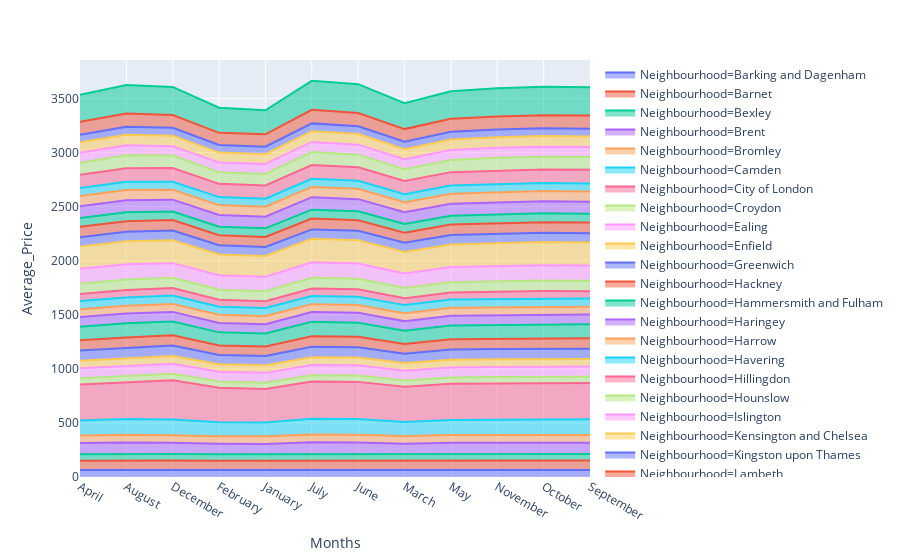

The notebook cell this image was saved under:
### Code cell
df = px.data.gapminder()
fig = px.area(df3_neigh_gr, x="Months", y="Average_Price", color="Neighbourhood",
   line_group="Neighbourhood")
fig.show()

### Figure 1 — Plotly figure (JSON) as saved in the notebook; plotly's stock layout.template omitted (floating-point values rounded to 4 significant figures)
{"data": [{"hoverlabel": {"namelength": 0}, "hovertemplate": "Neighbourhood=Barking and Dagenham<br>Months=%{x}<br>Average_Price=%{y}", "legendgroup": "Neighbourhood=Barking and Dagenham", "line": {"color": "#636efa"}, "mode": "lines", "name": "Neighbourhood=Barking and Dagenham", "orientation": "v", "showlegend": true, "stackgroup": "1", "type": "scatter", "x": ["April", "August", "December", "February", "January", "July", "June", "March", "May", "November", "October", "September"], "xaxis": "x", "y": [65.17, 65.99, 65.81, 64.73, 64.54, 66.03, 65.73, 64.81, 65.59, 65.11, 65.24, 65.64], "yaxis": "y"}, {"hoverlabel": {"namelength": 0}, "hovertemplate": "Neighbourhood=Barnet<br>Months=%{x}<br>Average_Price=%{y}", "legendgroup": "Neighbourhood=Barnet", "line": {"color": "#EF553B"}, "mode": "lines", "name": "Neighbourhood=Barnet", "orientation": "v", "showlegend": true, "stackgroup": "1", "type": "scatter", "x": ["April", "August", "December", "February", "January", "July", "June", "March", "May", "November", "October", "September"], "xaxis": "x", "y": [85.82, 87.27, 86.8, 84.94, 84.95, 87.6, 87.13, 84.93, 86.15, 85.93, 85.97, 86.24], "yaxis": "y"}, {"hoverlabel": {"namelength": 0}, "hovertemplate": "Neighbourhood=Bexley<br>Months=%{x}<br>Average_Price=%{y}", "legendgroup": "Neighbourhood=Bexley", "line": {"color": "#00cc96"}, "mode": "lines", "name": "Neighbourhood=Bexley", "orientation": "v", "showlegend": true, "stackgroup": "1", "type": "scatter", "x": ["April", "August", "December", "February", "January", "July", "June", "March", "May", "November", "October", "September"], "xaxis": "x", "y": [60.01, 60.23, 60.85, 59.81, 60.01, 60.27, 60.33, 59.82, 60.3, 60.32, 60.28, 60.24], "yaxis": "y"}, {"hoverlabel": {"namelength": 0}, "hovertemplate": "Neighbourhood=Brent<br>Months=%{x}<br>Average_Price=%{y}", "legendgroup": "Neighbourhood=Brent", "line": {"color": "#ab63fa"}, "mode": "lines", "name": "Neighbourhood=Brent", "orientation": "v", "showlegend": true, "stackgroup": "1", "type": "scatter", "x": ["April", "August", "December", "February", "January", "July", "June", "March", "May", "November", "October", "September"], "xaxis": "x", "y": [103.1, 106.4, 102.4, 97.04, 96.67, 107.3, 106.4, 97.92, 104.8, 103.8, 105.1, 105.5], "yaxis": "y"}, {"hoverlabel": {"namelength": 0}, "hovertemplate": "Neighbourhood=Bromley<br>Months=%{x}<br>Average_Price=%{y}", "legendgroup": "Neighbourhood=Bromley", "line": {"color": "#FFA15A"}, "mode": "lines", "name": "Neighbourhood=Bromley", "orientation": "v", "showlegend": true, "stackgroup": "1", "type": "scatter", "x": ["April", "August", "December", "February", "January", "July", "June", "March", "May", "November", "October", "September"], "xaxis": "x", "y": [70.69, 71.22, 69.94, 70.55, 70.96, 71.36, 71.07, 70.48, 71.05, 71.04, 71.22, 71.31], "yaxis": "y"}, {"hoverlabel": {"namelength": 0}, "hovertemplate": "Neighbourhood=Camden<br>Months=%{x}<br>Average_Price=%{y}", "legendgroup": "Neighbourhood=Camden", "line": {"color": "#19d3f3"}, "mode": "lines", "name": "Neighbourhood=Camden", "orientation": "v", "showlegend": true, "stackgroup": "1", "type": "scatter", "x": ["April", "August", "December", "February", "January", "July", "June", "March", "May", "November", "October", "September"], "xaxis": "x", "y": [138.0, 144.5, 145.0, 128.6, 126.2, 147.0, 145.6, 130.8, 140.2, 143.3, 145.0, 144.1], "yaxis": "y"}, {"hoverlabel": {"namelength": 0}, "hovertemplate": "Neighbourhood=City of London<br>Months=%{x}<br>Average_Price=%{y}", "legendgroup": "Neighbourhood=City of London", "line": {"color": "#FF6692"}, "mode": "lines", "name": "Neighbourhood=City of London", "orientation": "v", "showlegend": true, "stackgroup": "1", "type": "scatter", "x": ["April", "August", "December", "February", "January", "July", "June", "March", "May", "November", "October", "September"], "xaxis": "x", "y": [331.4, 339.1, 364.2, 318.8, 311.1, 343.1, 343.2, 325.1, 333.0, 335.8, 337.0, 335.3], "yaxis": "y"}, {"hoverlabel": {"namelength": 0}, "hovertemplate": "Neighbourhood=Croydon<br>Months=%{x}<br>Average_Price=%{y}", "legendgroup": "Neighbourhood=Croydon", "line": {"color": "#B6E880"}, "mode": "lines", "name": "Neighbourhood=Croydon", "orientation": "v", "showlegend": true, "stackgroup": "1", "type": "scatter", "x": ["April", "August", "December", "February", "January", "July", "June", "March", "May", "November", "October", "September"], "xaxis": "x", "y": [58.11, 58.69, 58.73, 57.88, 57.79, 58.73, 58.56, 57.78, 58.43, 58.47, 58.6, 58.58], "yaxis": "y"}, {"hoverlabel": {"namelength": 0}, "hovertemplate": "Neighbourhood=Ealing<br>Months=%{x}<br>Average_Price=%{y}", "legendgroup": "Neighbourhood=Ealing", "line": {"color": "#FF97FF"}, "mode": "lines", "name": "Neighbourhood=Ealing", "orientation": "v", "showlegend": true, "stackgroup": "1", "type": "scatter", "x": ["April", "August", "December", "February", "January", "July", "June", "March", "May", "November", "October", "September"], "xaxis": "x", "y": [92.47, 93.89, 92.76, 90.88, 90.52, 94.6, 94.22, 91.59, 93.03, 93.27, 93.9, 93.91], "yaxis": "y"}, {"hoverlabel": {"namelength": 0}, "hovertemplate": "Neighbourhood=Enfield<br>Months=%{x}<br>Average_Price=%{y}", "legendgroup": "Neighbourhood=Enfield", "line": {"color": "#FECB52"}, "mode": "lines", "name": "Neighbourhood=Enfield", "orientation": "v", "showlegend": true, "stackgroup": "1", "type": "scatter", "x": ["April", "August", "December", "February", "January", "July", "June", "March", "May", "November", "October", "September"], "xaxis": "x", "y": [70.62, 71.75, 72.98, 69.65, 69.89, 71.9, 71.77, 69.67, 71.64, 71.12, 71.03, 71.0], "yaxis": "y"}, {"hoverlabel": {"namelength": 0}, "hovertemplate": "Neighbourhood=Greenwich<br>Months=%{x}<br>Average_Price=%{y}", "legendgroup": "Neighbourhood=Greenwich", "line": {"color": "#636efa"}, "mode": "lines", "name": "Neighbourhood=Greenwich", "orientation": "v", "showlegend": true, "stackgroup": "1", "type": "scatter", "x": ["April", "August", "December", "February", "January", "July", "June", "March", "May", "November", "October", "September"], "xaxis": "x", "y": [94.34, 95.43, 95.97, 84.39, 85.11, 96.36, 95.87, 85.49, 94.83, 94.78, 95.04, 95.02], "yaxis": "y"}, {"hoverlabel": {"namelength": 0}, "hovertemplate": "Neighbourhood=Hackney<br>Months=%{x}<br>Average_Price=%{y}", "legendgroup": "Neighbourhood=Hackney", "line": {"color": "#EF553B"}, "mode": "lines", "name": "Neighbourhood=Hackney", "orientation": "v", "showlegend": true, "stackgroup": "1", "type": "scatter", "x": ["April", "August", "December", "February", "January", "July", "June", "March", "May", "November", "October", "September"], "xaxis": "x", "y": [93.72, 95.96, 93.98, 89.12, 88.53, 97.7, 96.62, 90.34, 94.93, 95.18, 95.85, 95.69], "yaxis": "y"}, {"hoverlabel": {"namelength": 0}, "hovertemplate": "Neighbourhood=Hammersmith and Fulham<br>Months=%{x}<br>Average_Price=%{y}", "legendgroup": "Neighbourhood=Hammersmith and Fulham", "line": {"color": "#00cc96"}, "mode": "lines", "name": "Neighbourhood=Hammersmith and Fulham", "orientation": "v", "showlegend": true, "stackgroup": "1", "type": "scatter", "x": ["April", "August", "December", "February", "January", "July", "June", "March", "May", "November", "October", "September"], "xaxis": "x", "y": [126.4, 130.0, 127.4, 120.9, 120.0, 132.3, 130.4, 123.3, 127.2, 127.3, 128.6, 128.8], "yaxis": "y"}, {"hoverlabel": {"namelength": 0}, "hovertemplate": "Neighbourhood=Haringey<br>Months=%{x}<br>Average_Price=%{y}", "legendgroup": "Neighbourhood=Haringey", "line": {"color": "#ab63fa"}, "mode": "lines", "name": "Neighbourhood=Haringey", "orientation": "v", "showlegend": true, "stackgroup": "1", "type": "scatter", "x": ["April", "August", "December", "February", "January", "July", "June", "March", "May", "November", "October", "September"], "xaxis": "x", "y": [88.78, 90.61, 89.8, 87.29, 87.07, 91.16, 90.64, 87.51, 89.97, 90.5, 90.45, 90.26], "yaxis": "y"}, {"hoverlabel": {"namelength": 0}, "hovertemplate": "Neighbourhood=Harrow<br>Months=%{x}<br>Average_Price=%{y}", "legendgroup": "Neighbourhood=Harrow", "line": {"color": "#FFA15A"}, "mode": "lines", "name": "Neighbourhood=Harrow", "orientation": "v", "showlegend": true, "stackgroup": "1", "type": "scatter", "x": ["April", "August", "December", "February", "January", "July", "June", "March", "May", "November", "October", "September"], "xaxis": "x", "y": [73.37, 72.54, 73.79, 75.7, 75.36, 72.66, 72.85, 74.08, 72.62, 72.63, 72.58, 72.52], "yaxis": "y"}, {"hoverlabel": {"namelength": 0}, "hovertemplate": "Neighbourhood=Havering<br>Months=%{x}<br>Average_Price=%{y}", "legendgroup": "Neighbourhood=Havering", "line": {"color": "#19d3f3"}, "mode": "lines", "name": "Neighbourhood=Havering", "orientation": "v", "showlegend": true, "stackgroup": "1", "type": "scatter", "x": ["April", "August", "December", "February", "January", "July", "June", "March", "May", "November", "October", "September"], "xaxis": "x", "y": [76.17, 75.85, 78.15, 74.49, 74.22, 75.93, 75.99, 75.55, 76.93, 75.92, 76.0, 75.82], "yaxis": "y"}, {"hoverlabel": {"namelength": 0}, "hovertemplate": "Neighbourhood=Hillingdon<br>Months=%{x}<br>Average_Price=%{y}", "legendgroup": "Neighbourhood=Hillingdon", "line": {"color": "#FF6692"}, "mode": "lines", "name": "Neighbourhood=Hillingdon", "orientation": "v", "showlegend": true, "stackgroup": "1", "type": "scatter", "x": ["April", "August", "December", "February", "January", "July", "June", "March", "May", "November", "October", "September"], "xaxis": "x", "y": [64.1, 68.87, 69.34, 63.41, 62.92, 68.96, 68.97, 63.58, 64.59, 68.3, 68.37, 68.29], "yaxis": "y"}, {"hoverlabel": {"namelength": 0}, "hovertemplate": "Neighbourhood=Hounslow<br>Months=%{x}<br>Average_Price=%{y}", "legendgroup": "Neighbourhood=Hounslow", "line": {"color": "#B6E880"}, "mode": "lines", "name": "Neighbourhood=Hounslow", "orientation": "v", "showlegend": true, "stackgroup": "1", "type": "scatter", "x": ["April", "August", "December", "February", "January", "July", "June", "March", "May", "November", "October", "September"], "xaxis": "x", "y": [95.28, 97.57, 95.1, 92.66, 92.64, 98.28, 97.16, 93.98, 96.03, 96.2, 96.6, 97.08], "yaxis": "y"}, {"hoverlabel": {"namelength": 0}, "hovertemplate": "Neighbourhood=Islington<br>Months=%{x}<br>Average_Price=%{y}", "legendgroup": "Neighbourhood=Islington", "line": {"color": "#FF97FF"}, "mode": "lines", "name": "Neighbourhood=Islington", "orientation": "v", "showlegend": true, "stackgroup": "1", "type": "scatter", "x": ["April", "August", "December", "February", "January", "July", "June", "March", "May", "November", "October", "September"], "xaxis": "x", "y": [139.0, 140.8, 134.3, 133.8, 133.0, 143.5, 142.1, 135.6, 139.9, 140.0, 141.0, 140.6], "yaxis": "y"}, {"hoverlabel": {"namelength": 0}, "hovertemplate": "Neighbourhood=Kensington and Chelsea<br>Months=%{x}<br>Average_Price=%{y}", "legendgroup": "Neighbourhood=Kensington and Chelsea", "line": {"color": "#FECB52"}, "mode": "lines", "name": "Neighbourhood=Kensington and Chelsea", "orientation": "v", "showlegend": true, "stackgroup": "1", "type": "scatter", "x": ["April", "August", "December", "February", "January", "July", "June", "March", "May", "November", "October", "September"], "xaxis": "x", "y": [205.3, 213.6, 211.7, 192.5, 191.3, 217.8, 214.8, 197.9, 209.3, 213.6, 214.1, 211.6], "yaxis": "y"}, {"hoverlabel": {"namelength": 0}, "hovertemplate": "Neighbourhood=Kingston upon Thames<br>Months=%{x}<br>Average_Price=%{y}", "legendgroup": "Neighbourhood=Kingston upon Thames", "line": {"color": "#636efa"}, "mode": "lines", "name": "Neighbourhood=Kingston upon Thames", "orientation": "v", "showlegend": true, "stackgroup": "1", "type": "scatter", "x": ["April", "August", "December", "February", "January", "July", "June", "March", "May", "November", "October", "September"], "xaxis": "x", "y": [85.25, 86.28, 90.46, 84.86, 84.51, 86.56, 86.37, 84.95, 85.96, 86.2, 86.26, 86.23], "yaxis": "y"}, {"hoverlabel": {"namelength": 0}, "hovertemplate": "Neighbourhood=Lambeth<br>Months=%{x}<br>Average_Price=%{y}", "legendgroup": "Neighbourhood=Lambeth", "line": {"color": "#EF553B"}, "mode": "lines", "name": "Neighbourhood=Lambeth", "orientation": "v", "showlegend": true, "stackgroup": "1", "type": "scatter", "x": ["April", "August", "December", "February", "January", "July", "June", "March", "May", "November", "October", "September"], "xaxis": "x", "y": [96.0, 98.65, 96.4, 92.76, 92.12, 100.2, 98.91, 94.09, 96.96, 97.23, 98.06, 98.06], "yaxis": "y"}, {"hoverlabel": {"namelength": 0}, "hovertemplate": "Neighbourhood=Lewisham<br>Months=%{x}<br>Average_Price=%{y}", "legendgroup": "Neighbourhood=Lewisham", "line": {"color": "#00cc96"}, "mode": "lines", "name": "Neighbourhood=Lewisham", "orientation": "v", "showlegend": true, "stackgroup": "1", "type": "scatter", "x": ["April", "August", "December", "February", "January", "July", "June", "March", "May", "November", "October", "September"], "xaxis": "x", "y": [80.64, 82.02, 79.21, 79.5, 79.5, 82.28, 81.91, 80.0, 81.25, 81.59, 81.75, 81.8], "yaxis": "y"}, {"hoverlabel": {"namelength": 0}, "hovertemplate": "Neighbourhood=Merton<br>Months=%{x}<br>Average_Price=%{y}", "legendgroup": "Neighbourhood=Merton", "line": {"color": "#ab63fa"}, "mode": "lines", "name": "Neighbourhood=Merton", "orientation": "v", "showlegend": true, "stackgroup": "1", "type": "scatter", "x": ["April", "August", "December", "February", "January", "July", "June", "March", "May", "November", "October", "September"], "xaxis": "x", "y": [109.8, 112.4, 109.2, 107.9, 108.1, 115.3, 112.5, 108.5, 110.7, 110.4, 110.9, 111.5], "yaxis": "y"}, {"hoverlabel": {"namelength": 0}, "hovertemplate": "Neighbourhood=Newham<br>Months=%{x}<br>Average_Price=%{y}", "legendgroup": "Neighbourhood=Newham", "line": {"color": "#FFA15A"}, "mode": "lines", "name": "Neighbourhood=Newham", "orientation": "v", "showlegend": true, "stackgroup": "1", "type": "scatter", "x": ["April", "August", "December", "February", "January", "July", "June", "March", "May", "November", "October", "September"], "xaxis": "x", "y": [93.5, 94.82, 90.85, 91.72, 92.11, 95.24, 95.2, 92.63, 94.31, 94.81, 94.93, 94.68], "yaxis": "y"}, {"hoverlabel": {"namelength": 0}, "hovertemplate": "Neighbourhood=Redbridge<br>Months=%{x}<br>Average_Price=%{y}", "legendgroup": "Neighbourhood=Redbridge", "line": {"color": "#19d3f3"}, "mode": "lines", "name": "Neighbourhood=Redbridge", "orientation": "v", "showlegend": true, "stackgroup": "1", "type": "scatter", "x": ["April", "August", "December", "February", "January", "July", "June", "March", "May", "November", "October", "September"], "xaxis": "x", "y": [73.98, 74.48, 73.94, 73.79, 73.88, 74.59, 74.47, 73.84, 74.29, 74.87, 74.54, 74.45], "yaxis": "y"}, {"hoverlabel": {"namelength": 0}, "hovertemplate": "Neighbourhood=Richmond upon Thames<br>Months=%{x}<br>Average_Price=%{y}", "legendgroup": "Neighbourhood=Richmond upon Thames", "line": {"color": "#FF6692"}, "mode": "lines", "name": "Neighbourhood=Richmond upon Thames", "orientation": "v", "showlegend": true, "stackgroup": "1", "type": "scatter", "x": ["April", "August", "December", "February", "January", "July", "June", "March", "May", "November", "October", "September"], "xaxis": "x", "y": [124.0, 125.9, 127.2, 122.6, 122.8, 126.8, 125.3, 123.0, 124.6, 125.5, 125.1, 125.2], "yaxis": "y"}, {"hoverlabel": {"namelength": 0}, "hovertemplate": "Neighbourhood=Southwark<br>Months=%{x}<br>Average_Price=%{y}", "legendgroup": "Neighbourhood=Southwark", "line": {"color": "#B6E880"}, "mode": "lines", "name": "Neighbourhood=Southwark", "orientation": "v", "showlegend": true, "stackgroup": "1", "type": "scatter", "x": ["April", "August", "December", "February", "January", "July", "June", "March", "May", "November", "October", "September"], "xaxis": "x", "y": [111.5, 119.5, 116.2, 106.5, 106.0, 121.7, 116.2, 108.8, 112.9, 117.6, 118.2, 118.6], "yaxis": "y"}, {"hoverlabel": {"namelength": 0}, "hovertemplate": "Neighbourhood=Sutton<br>Months=%{x}<br>Average_Price=%{y}", "legendgroup": "Neighbourhood=Sutton", "line": {"color": "#FF97FF"}, "mode": "lines", "name": "Neighbourhood=Sutton", "orientation": "v", "showlegend": true, "stackgroup": "1", "type": "scatter", "x": ["April", "August", "December", "February", "January", "July", "June", "March", "May", "November", "October", "September"], "xaxis": "x", "y": [92.05, 92.41, 86.51, 91.95, 92.34, 92.44, 92.38, 91.9, 92.36, 92.55, 92.46, 92.41], "yaxis": "y"}, {"hoverlabel": {"namelength": 0}, "hovertemplate": "Neighbourhood=Tower Hamlets<br>Months=%{x}<br>Average_Price=%{y}", "legendgroup": "Neighbourhood=Tower Hamlets", "line": {"color": "#FECB52"}, "mode": "lines", "name": "Neighbourhood=Tower Hamlets", "orientation": "v", "showlegend": true, "stackgroup": "1", "type": "scatter", "x": ["April", "August", "December", "February", "January", "July", "June", "March", "May", "November", "October", "September"], "xaxis": "x", "y": [95.49, 98.27, 96.66, 90.75, 90.09, 99.46, 98.56, 91.54, 96.82, 98.09, 98.38, 98.07], "yaxis": "y"}, {"hoverlabel": {"namelength": 0}, "hovertemplate": "Neighbourhood=Waltham Forest<br>Months=%{x}<br>Average_Price=%{y}", "legendgroup": "Neighbourhood=Waltham Forest", "line": {"color": "#636efa"}, "mode": "lines", "name": "Neighbourhood=Waltham Forest", "orientation": "v", "showlegend": true, "stackgroup": "1", "type": "scatter", "x": ["April", "August", "December", "February", "January", "July", "June", "March", "May", "November", "October", "September"], "xaxis": "x", "y": [70.84, 72.04, 73.13, 70.15, 70.07, 72.3, 72.13, 70.41, 71.45, 72.1, 72.05, 71.98], "yaxis": "y"}, {"hoverlabel": {"namelength": 0}, "hovertemplate": "Neighbourhood=Wandsworth<br>Months=%{x}<br>Average_Price=%{y}", "legendgroup": "Neighbourhood=Wandsworth", "line": {"color": "#EF553B"}, "mode": "lines", "name": "Neighbourhood=Wandsworth", "orientation": "v", "showlegend": true, "stackgroup": "1", "type": "scatter", "x": ["April", "August", "December", "February", "January", "July", "June", "March", "May", "November", "October", "September"], "xaxis": "x", "y": [119.1, 122.7, 117.8, 112.1, 114.0, 125.2, 122.6, 116.5, 120.4, 120.1, 120.9, 121.1], "yaxis": "y"}, {"hoverlabel": {"namelength": 0}, "hovertemplate": "Neighbourhood=Westminster<br>Months=%{x}<br>Average_Price=%{y}", "legendgroup": "Neighbourhood=Westminster", "line": {"color": "#00cc96"}, "mode": "lines", "name": "Neighbourhood=Westminster", "orientation": "v", "showlegend": true, "stackgroup": "1", "type": "scatter", "x": ["April", "August", "December", "February", "January", "July", "June", "March", "May", "November", "October", "September"], "xaxis": "x", "y": [249.0, 263.4, 259.8, 231.8, 221.7, 268.0, 265.9, 240.3, 254.6, 260.7, 263.2, 262.8], "yaxis": "y"}], "layout": {"legend": {"tracegroupgap": 0}, "margin": {"t": 60}, "xaxis": {"anchor": "y", "domain": [0, 1], "title": {"text": "Months"}}, "yaxis": {"anchor": "x", "domain": [0, 1], "title": {"text": "Average_Price"}}}}
